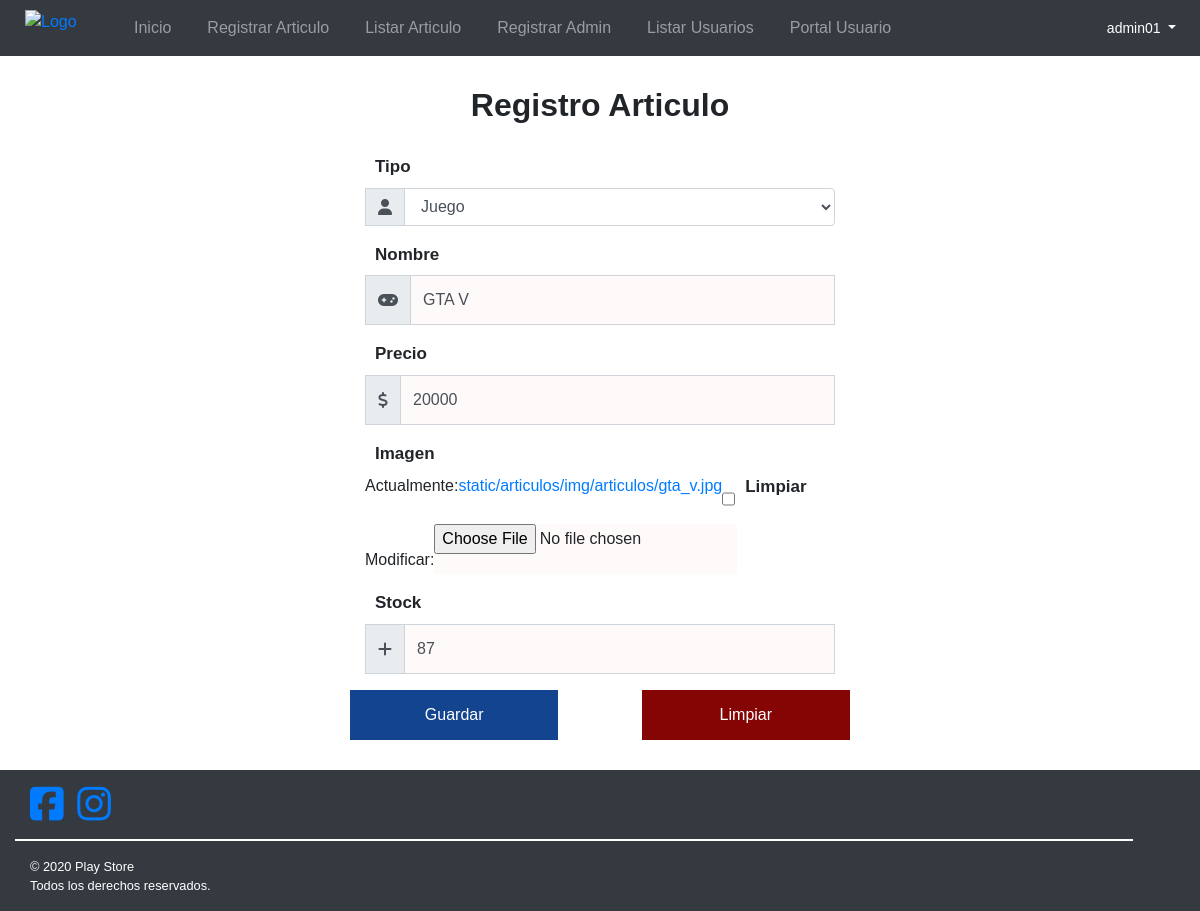
Page /articulos/articulo/modificar/2/ (signed in) on the earlier database version.
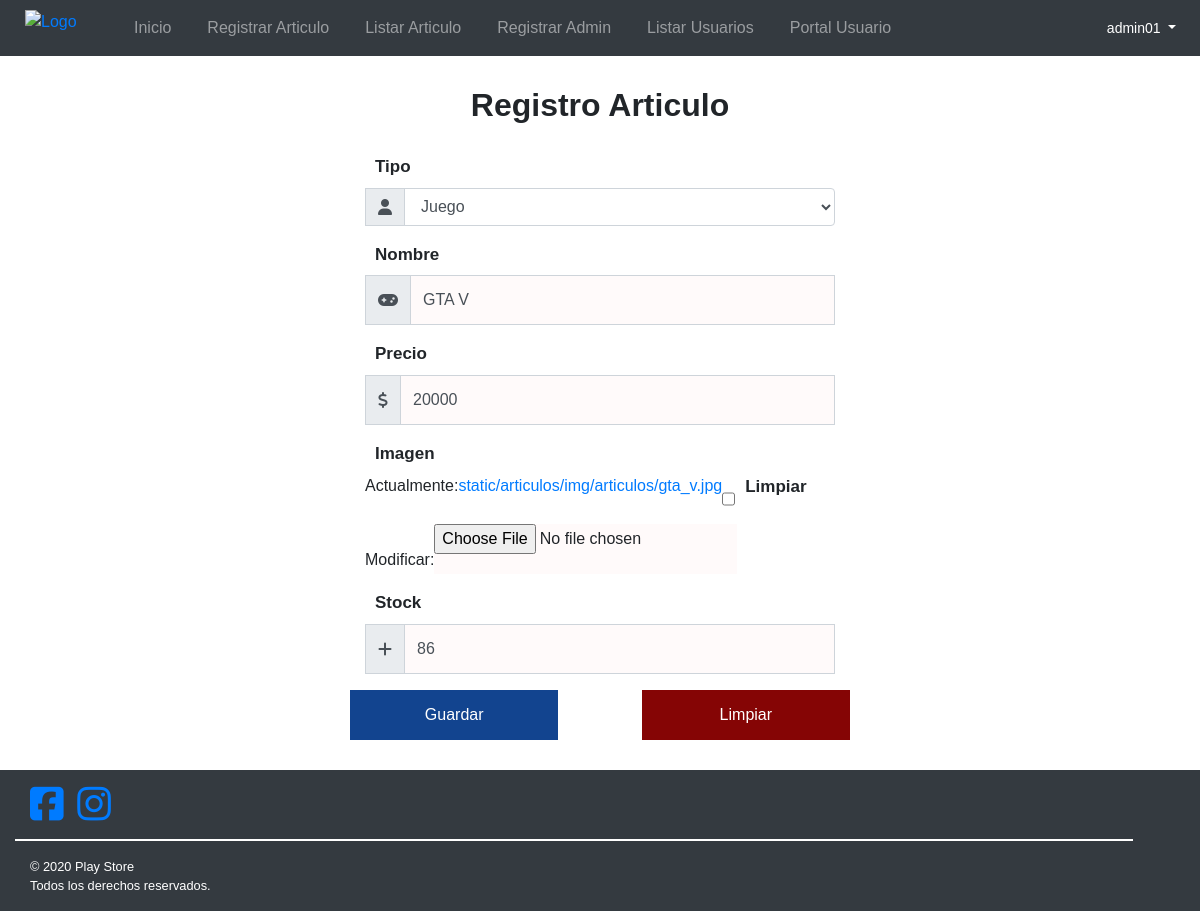
Same page on the later database version.
### articulos/models.py (models this page shows, shortened)
class Articulo(models.Model):
    tipoArticulo = models.ForeignKey(Tipo_Articulo, on_delete=models.CASCADE)
    nombre = models.CharField(max_length=100)
    precio = models.IntegerField()
    img = models.ImageField(upload_to='static/articulos/img/articulos', null=True, blank=True)
    stock = models.IntegerField()
    class Meta:
        ordering=['nombre']

### articulos/views.py (the view, shortened to what this page needs)
# urls.py: path('articulo/modificar/<id>/', staff_member_required(views.modificarArticulo), name='articulo-modificar'),
def modificarArticulo(request, id):
    articulo = Articulo.objects.get(id=id)
    data ={
        'form':ArticuloForm(instance=articulo)
    }
    return render(request, 'articulos/registerArticulo.html', data)

### articulos/forms.py
class ArticuloForm(ModelForm):
    class Meta:
        model= Articulo
        fields = ['tipoArticulo','nombre','precio','img','stock']
        widgets= {
            'tipoArticulo': forms.Select(
                attrs={
                    'class':'form-control'
                }
            ),
            'nombre': forms.TextInput(
                attrs={
                    'class':'form-control'
                }
            ),
            'precio': forms.NumberInput(
                attrs={
                    'class':'form-control'
                }
            ),
            'stock': forms.NumberInput(
                attrs={
                    'class':'form-control'
                }
            )
        }

### articulos/models.py (called while the page is built)
    def __str__(self):
        return self.descripcion

    @property
    def is_staff(self):
        return self.usuarioAdmin

### articulos/templates/articulos/registerArticulo.html (shortened to what this page needs)
{% extends "articulos/base_articulos.html" %} {% load static %} {% block title %}<title>Registro Articulos</title>{% endblock %} {% block content %}
{% load crispy_forms_tags %}
<div id="contenedorFormularioArticulos" class="row justify-content-center">
    <h2 class="col-12">Registro Articulo</h2>
    <form id="formularioArticulos" action="" method="POST" class="col-xl-5 col-md-7 col-xs-12" enctype="multipart/form-data">
        <div class="form-group">
            <label for="tipoArticulo" class="d-none d-sm-block">Tipo</label>
            <div class="input-group tipoArticulo">
                <div class="input-group-prepend">
                    <div class="input-group-text"><i class="fas fa-user"></i></div>
                </div>
                {{form.tipoArticulo}}
            </div>
        </div>
        <div class="form-group">
            <label for="nombreArticulo" class="d-none d-sm-block">Nombre</label>
            <div class="input-group nombreArticulo">
                <div class="input-group-prepend">
                    <div class="input-group-text"><i class="fas fa-gamepad"></i></div>
                </div>
                {{form.nombre}}
            </div>
        </div>
        <div class="form-group">
            <label for="precioArticulo" class="d-none d-sm-block">Precio</label>
            <div class="input-group precioArticulo">
                <div class="input-group-prepend">
                    <div class="input-group-text"><i class="fas fa-dollar-sign"></i></i></div>
                </div>
                {{form.precio}}
            </div>
        </div>
        <div class="form-group">
            <label for="imagenArticulo" class="d-none d-sm-block">Imagen</label>
            <div class="input-group imagenArticulo">
                {{form.img}}
            </div>
        </div>
        <div class="form-group">
            <label for="stockArticulo" class="d-none d-sm-block">Stock</label>
            <div class="input-group stockArticulo">
                <div class="input-group-prepend">
                    <div class="input-group-text"><i class="fas fa-plus"></i></i></div>
                </div>
                {{form.stock}}
            </div>
        </div>
        <div class="row justify-content-between">
            <button class="btn btn-primary col-12 col-md-5 articulosSubmit" type="submit">Guardar</button>
            <button class="btn btn-danger col-12 col-md-5 articulosReset" type="reset">Limpiar</button>
        </div>
    </form>
</div>
{% endblock %}

Differences in the rows shown:
changed Articulo "Juego": stock "87" → "86"
